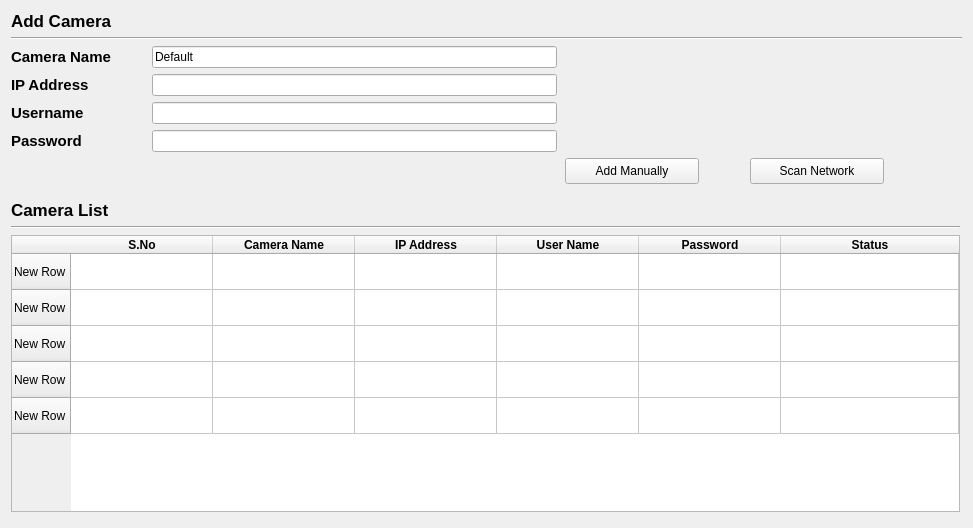
<?xml version="1.0" encoding="UTF-8"?>
<ui version="4.0">
 <class>CameraSetting</class>
 <widget class="QWidget" name="CameraSetting">
  <property name="geometry">
   <rect>
    <x>0</x>
    <y>0</y>
    <width>973</width>
    <height>528</height>
   </rect>
  </property>
  <property name="windowTitle">
   <string>Form</string>
  </property>
  <layout class="QGridLayout" name="gridLayout">
   <item row="3" column="0">
    <layout class="QHBoxLayout" name="horizontalLayout_4">
     <item>
      <spacer name="horizontalSpacer_5">
       <property name="orientation">
        <enum>Qt::Horizontal</enum>
       </property>
       <property name="sizeHint" stdset="0">
        <size>
         <width>40</width>
         <height>20</height>
        </size>
       </property>
      </spacer>
     </item>
     <item>
      <layout class="QHBoxLayout" name="horizontalLayout_3">
       <item>
        <spacer name="horizontalSpacer_3">
         <property name="orientation">
          <enum>Qt::Horizontal</enum>
         </property>
         <property name="sizeHint" stdset="0">
          <size>
           <width>40</width>
           <height>20</height>
          </size>
         </property>
        </spacer>
       </item>
       <item>
        <layout class="QHBoxLayout" name="horizontalLayout">
         <item>
          <widget class="QPushButton" name="pushButton">
           <property name="sizePolicy">
            <sizepolicy hsizetype="Fixed" vsizetype="Fixed">
             <horstretch>0</horstretch>
             <verstretch>0</verstretch>
            </sizepolicy>
           </property>
           <property name="minimumSize">
            <size>
             <width>134</width>
             <height>26</height>
            </size>
           </property>
           <property name="text">
            <string>Add Manually</string>
           </property>
          </widget>
         </item>
         <item>
          <spacer name="horizontalSpacer_2">
           <property name="orientation">
            <enum>Qt::Horizontal</enum>
           </property>
           <property name="sizeType">
            <enum>QSizePolicy::Maximum</enum>
           </property>
           <property name="sizeHint" stdset="0">
            <size>
             <width>45</width>
             <height>20</height>
            </size>
           </property>
          </spacer>
         </item>
         <item>
          <widget class="QPushButton" name="pushButton_2">
           <property name="sizePolicy">
            <sizepolicy hsizetype="Fixed" vsizetype="Fixed">
             <horstretch>2</horstretch>
             <verstretch>2</verstretch>
            </sizepolicy>
           </property>
           <property name="minimumSize">
            <size>
             <width>134</width>
             <height>26</height>
            </size>
           </property>
           <property name="maximumSize">
            <size>
             <width>16777215</width>
             <height>16777215</height>
            </size>
           </property>
           <property name="baseSize">
            <size>
             <width>3</width>
             <height>2</height>
            </size>
           </property>
           <property name="text">
            <string>Scan Network</string>
           </property>
          </widget>
         </item>
        </layout>
       </item>
       <item>
        <spacer name="horizontalSpacer_4">
         <property name="orientation">
          <enum>Qt::Horizontal</enum>
         </property>
         <property name="sizeHint" stdset="0">
          <size>
           <width>40</width>
           <height>20</height>
          </size>
         </property>
        </spacer>
       </item>
      </layout>
     </item>
    </layout>
   </item>
   <item row="0" column="0">
    <widget class="QLabel" name="label_6">
     <property name="font">
      <font>
       <pointsize>13</pointsize>
       <bold>true</bold>
      </font>
     </property>
     <property name="text">
      <string>Add Camera</string>
     </property>
    </widget>
   </item>
   <item row="2" column="0">
    <layout class="QHBoxLayout" name="horizontalLayout_5">
     <item>
      <layout class="QHBoxLayout" name="horizontalLayout_2" stretch="0,0">
       <property name="sizeConstraint">
        <enum>QLayout::SetNoConstraint</enum>
       </property>
       <property name="leftMargin">
        <number>0</number>
       </property>
       <property name="rightMargin">
        <number>0</number>
       </property>
       <property name="bottomMargin">
        <number>0</number>
       </property>
       <item>
        <layout class="QGridLayout" name="gridLayout_2">
         <item row="2" column="1">
          <spacer name="horizontalSpacer">
           <property name="orientation">
            <enum>Qt::Horizontal</enum>
           </property>
           <property name="sizeType">
            <enum>QSizePolicy::Minimum</enum>
           </property>
           <property name="sizeHint" stdset="0">
            <size>
             <width>35</width>
             <height>20</height>
            </size>
           </property>
          </spacer>
         </item>
         <item row="0" column="0">
          <widget class="QLabel" name="label">
           <property name="font">
            <font>
             <pointsize>11</pointsize>
             <bold>true</bold>
            </font>
           </property>
           <property name="text">
            <string>Camera Name</string>
           </property>
           <property name="scaledContents">
            <bool>false</bool>
           </property>
          </widget>
         </item>
         <item row="1" column="0">
          <widget class="QLabel" name="label_3">
           <property name="font">
            <font>
             <pointsize>11</pointsize>
             <bold>true</bold>
            </font>
           </property>
           <property name="text">
            <string>IP Address</string>
           </property>
          </widget>
         </item>
         <item row="2" column="0">
          <widget class="QLabel" name="label_2">
           <property name="font">
            <font>
             <pointsize>11</pointsize>
             <bold>true</bold>
            </font>
           </property>
           <property name="text">
            <string>Username</string>
           </property>
          </widget>
         </item>
         <item row="3" column="0">
          <widget class="QLabel" name="label_5">
           <property name="font">
            <font>
             <pointsize>11</pointsize>
             <bold>true</bold>
            </font>
           </property>
           <property name="text">
            <string>Password</string>
           </property>
          </widget>
         </item>
        </layout>
       </item>
       <item>
        <layout class="QGridLayout" name="gridLayout_3">
         <property name="leftMargin">
          <number>0</number>
         </property>
         <property name="rightMargin">
          <number>0</number>
         </property>
         <item row="2" column="0">
          <widget class="QLineEdit" name="user"/>
         </item>
         <item row="0" column="0">
          <widget class="QLineEdit" name="name">
           <property name="enabled">
            <bool>true</bool>
           </property>
           <property name="text">
            <string>Default</string>
           </property>
          </widget>
         </item>
         <item row="1" column="0">
          <widget class="QLineEdit" name="ip">
           <property name="text">
            <string/>
           </property>
          </widget>
         </item>
         <item row="3" column="0">
          <widget class="QLineEdit" name="pass">
           <property name="echoMode">
            <enum>QLineEdit::Password</enum>
           </property>
          </widget>
         </item>
         <item row="2" column="1">
          <spacer name="horizontalSpacer_6">
           <property name="orientation">
            <enum>Qt::Horizontal</enum>
           </property>
           <property name="sizeHint" stdset="0">
            <size>
             <width>40</width>
             <height>20</height>
            </size>
           </property>
          </spacer>
         </item>
        </layout>
       </item>
      </layout>
     </item>
    </layout>
   </item>
   <item row="4" column="0">
    <layout class="QVBoxLayout" name="verticalLayout">
     <property name="topMargin">
      <number>10</number>
     </property>
     <property name="rightMargin">
      <number>2</number>
     </property>
     <property name="bottomMargin">
      <number>5</number>
     </property>
     <item>
      <layout class="QHBoxLayout" name="horizontalLayout_6"/>
     </item>
     <item>
      <widget class="QLabel" name="label_4">
       <property name="font">
        <font>
         <pointsize>13</pointsize>
         <bold>true</bold>
        </font>
       </property>
       <property name="text">
        <string>Camera List</string>
       </property>
      </widget>
     </item>
     <item>
      <widget class="Line" name="line">
       <property name="orientation">
        <enum>Qt::Horizontal</enum>
       </property>
      </widget>
     </item>
     <item>
      <widget class="QTableWidget" name="cameraListTable">
       <property name="showGrid">
        <bool>true</bool>
       </property>
       <property name="sortingEnabled">
        <bool>false</bool>
       </property>
       <attribute name="horizontalHeaderCascadingSectionResizes">
        <bool>true</bool>
       </attribute>
       <attribute name="horizontalHeaderMinimumSectionSize">
        <number>44</number>
       </attribute>
       <attribute name="horizontalHeaderDefaultSectionSize">
        <number>142</number>
       </attribute>
       <attribute name="horizontalHeaderHighlightSections">
        <bool>true</bool>
       </attribute>
       <attribute name="horizontalHeaderShowSortIndicator" stdset="0">
        <bool>true</bool>
       </attribute>
       <attribute name="horizontalHeaderStretchLastSection">
        <bool>true</bool>
       </attribute>
       <attribute name="verticalHeaderMinimumSectionSize">
        <number>24</number>
       </attribute>
       <attribute name="verticalHeaderDefaultSectionSize">
        <number>36</number>
       </attribute>
       <row>
        <property name="text">
         <string>New Row</string>
        </property>
       </row>
       <row>
        <property name="text">
         <string>New Row</string>
        </property>
       </row>
       <row>
        <property name="text">
         <string>New Row</string>
        </property>
       </row>
       <row>
        <property name="text">
         <string>New Row</string>
        </property>
       </row>
       <row>
        <property name="text">
         <string>New Row</string>
        </property>
       </row>
       <column>
        <property name="text">
         <string>S.No</string>
        </property>
        <property name="font">
         <font>
          <bold>true</bold>
         </font>
        </property>
       </column>
       <column>
        <property name="text">
         <string>Camera Name</string>
        </property>
        <property name="font">
         <font>
          <bold>true</bold>
         </font>
        </property>
       </column>
       <column>
        <property name="text">
         <string>IP Address</string>
        </property>
        <property name="font">
         <font>
          <bold>true</bold>
         </font>
        </property>
       </column>
       <column>
        <property name="text">
         <string>User Name</string>
        </property>
        <property name="font">
         <font>
          <bold>true</bold>
         </font>
        </property>
       </column>
       <column>
        <property name="text">
         <string>Password</string>
        </property>
        <property name="font">
         <font>
          <bold>true</bold>
         </font>
        </property>
       </column>
       <column>
        <property name="text">
         <string>Status</string>
        </property>
        <property name="font">
         <font>
          <bold>true</bold>
         </font>
        </property>
       </column>
       <item row="0" column="0">
        <property name="text">
         <string/>
        </property>
       </item>
       <item row="1" column="0">
        <property name="text">
         <string/>
        </property>
       </item>
       <item row="1" column="1">
        <property name="text">
         <string/>
        </property>
       </item>
       <item row="3" column="3">
        <property name="text">
         <string/>
        </property>
       </item>
      </widget>
     </item>
    </layout>
   </item>
   <item row="1" column="0">
    <widget class="Line" name="line_2">
     <property name="orientation">
      <enum>Qt::Horizontal</enum>
     </property>
    </widget>
   </item>
  </layout>
 </widget>
 <resources/>
 <connections/>
</ui>
